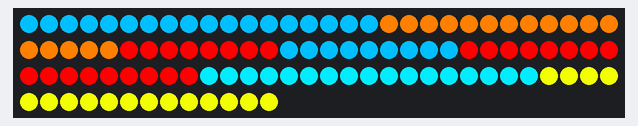
This sketch was run on a simulated Arduino Uno, built with avr-gcc and run on an emulated ATmega328P. Parts: 103 RGB LEDs in strip order, left to right, continuing on the next row.

Above: at 1.1 s.

The sketch:

LEDShelf.ino
```cpp
#include <FastLED.h>

#define NUM_LEDS 103
#define DATA_PIN 3
#define LED_TYPE    WS2811
#define COLOR_ORDER GRB

int shelf = 0;

CRGB leds[NUM_LEDS];

void setup() {
   delay(1000);
   FastLED.addLeds<LED_TYPE,DATA_PIN,COLOR_ORDER>(leds, NUM_LEDS).setCorrection(TypicalLEDStrip);

    for(int i = 0 + (shelf * 17); i<=17 + (shelf * 17) ; i++) leds[i] = 0x00bfff;
    shelf++;
    for(int i = 1 + (shelf * 17); i<=17 + (shelf * 17) ; i++) leds[i] = 0xff7f00;
    shelf++;

    for(int i = 1 + (shelf * 17); i<=9 + (shelf * 17) ; i++) leds[i] = 0xff0000;
    for(int i = 9 + (shelf * 17); i<=17 + (shelf * 17) ; i++) leds[i] = 0x00bfff;


    shelf++;
    for(int i = 1 + (shelf * 17); i<=17 + (shelf * 17) ; i++) leds[i] = 0xff0000;
    shelf++;
    for(int i = 1 + (shelf * 17); i<=17 + (shelf * 17) ; i++) leds[i] = 0x00edff;
    shelf++;
    for(int i = 1 + (shelf * 17); i<=17 + (shelf * 17) ; i++) leds[i] = 0xf2ff00;

    FastLED.show();
}

void loop() {


}
```
